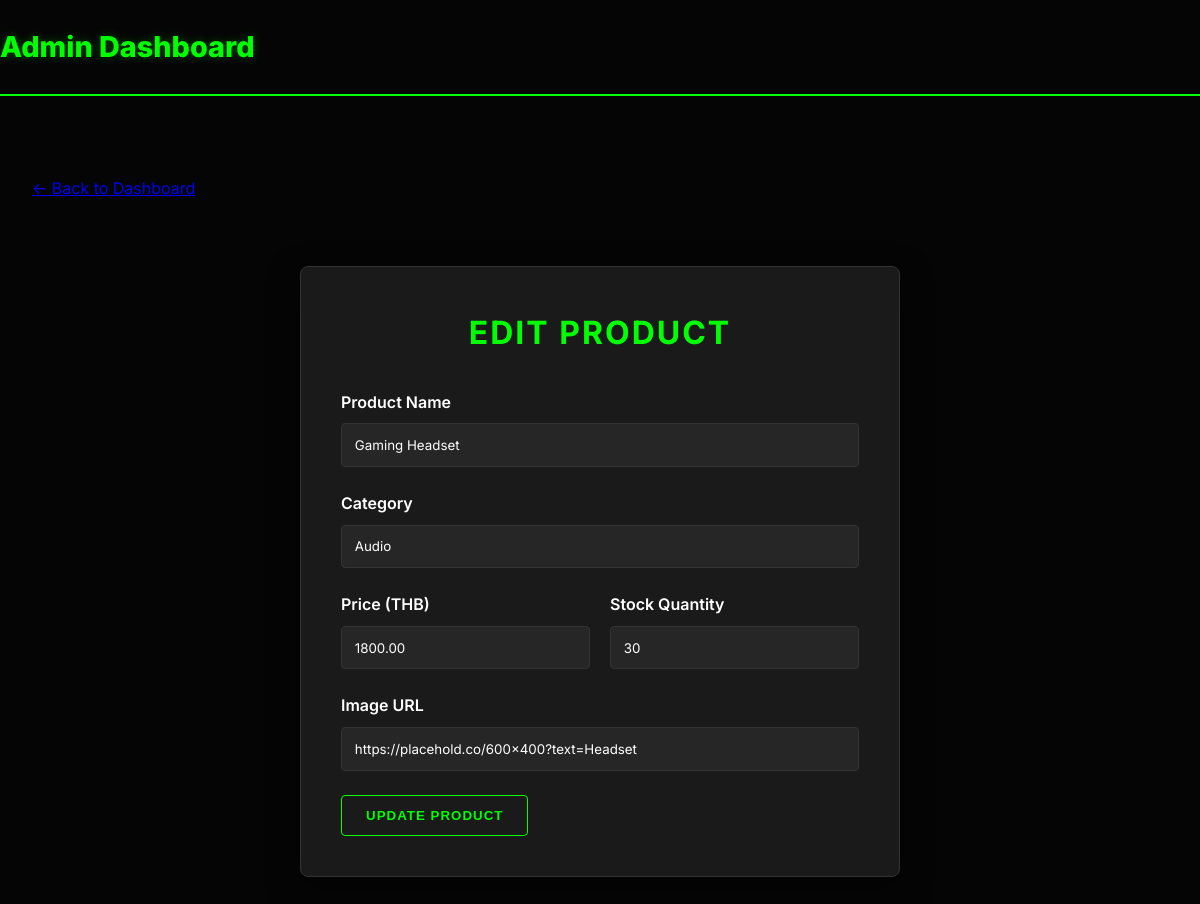
/edit_product.php?id=4 (signed in), run on the app's committed database.
### tables this page shows
CREATE TABLE IF NOT EXISTS products (
    id INT AUTO_INCREMENT PRIMARY KEY,
    name VARCHAR(255) NOT NULL,
    category VARCHAR(100) NOT NULL,
    price DECIMAL(10, 2) NOT NULL,
    stock INT NOT NULL DEFAULT 0,
    image_url VARCHAR(255),
    created_at TIMESTAMP DEFAULT CURRENT_TIMESTAMP
);

### edit_product.php (the view, shortened to what this page needs)
<?php
require_once 'db.php';
$id = $_GET['id'];
try {
    $stmt = $pdo->prepare("SELECT * FROM products WHERE id = ?");
    $stmt->execute([$id]);
    $product = $stmt->fetch();
} catch (PDOException $e) {
    die("Error fetching product: " . $e->getMessage());
}
?>
<!DOCTYPE html>
<html lang="en">
<head>
    <link rel="stylesheet" href="style.css">
    <link rel="stylesheet" href="style.css">
</head>
<body>
    <header>
        <div class="logo">
            <h1>Admin Dashboard</h1>
        </div>
    </header>
    <div class="container">
        <div class="header-actions">
            <a href="admin_dashboard.php" class="back-link">&larr; Back to Dashboard</a>
        </div>
        <div class="auth-container" style="max-width: 600px;">
            <h2 class="auth-title">Edit Product</h2>
            <form method="POST" action="">
                <div class="form-group">
                    <label for="name">Product Name</label>
                    <input type="text" id="name" name="name" value="<?php echo htmlspecialchars($product['name']); ?>"
                        required>
                </div>
                <div class="form-group">
                    <label for="category">Category</label>
                    <input type="text" id="category" name="category"
                        value="<?php echo htmlspecialchars($product['category']); ?>" required>
                </div>
                <div class="form-group flex-between" style="gap: 20px;">
                    <div class="w-full">
                        <label for="price">Price (THB)</label>
                        <input type="number" id="price" name="price" step="0.01" min="0"
                            value="<?php echo $product['price']; ?>" required>
                    </div>
                    <div class="w-full">
                        <label for="stock">Stock Quantity</label>
                        <input type="number" id="stock" name="stock" min="0" value="<?php echo $product['stock']; ?>"
                            required>
                    </div>
                </div>
                <div class="form-group">
                    <label for="image_url">Image URL</label>
                    <input type="url" id="image_url" name="image_url"
                        value="<?php echo htmlspecialchars($product['image_url']); ?>"
                        placeholder="https://example.com/image.jpg">
                </div>
                <button type="submit" class="btn">Update Product</button>
            </form>
        </div>
    </div>
</body>
</html>

### style.css (style rules this page uses)
:root { --bg-primary: #050505; --bg-secondary: #121212; --text-primary: #ffffff; --text-secondary: #a3a3a3; --accent-primary: #00ff00; --accent-secondary: #cc0000; --accent-hover: #33ff33; --danger: #ff0000; --success: #00ff00; --card-bg: #1a1a1a; --border-color: #333333; --input-bg: #262626; }
* { box-sizing: border-box; margin: 0; padding: 0; }
body { font-family: 'Inter', system-ui, -apple-system, sans-serif; background-color: var(--bg-primary); color: var(--text-primary); line-height: 1.6; min-height: 100vh; }
.container { max-width: 1200px; margin: 0 auto; padding: 2rem; }
header { display: flex; justify-content: space-between; align-items: center; padding: 1.5rem 0; border-bottom: 2px solid var(--accent-primary); margin-bottom: 3rem; background: var(--bg-primary); }
.logo h1 { font-size: 1.8rem; font-weight: 800; color: var(--accent-primary); text-shadow: 0 0 10px rgba(0, 255, 0, 0.3); margin: 0; }
.btn { display: inline-flex; align-items: center; justify-content: center; gap: 0.5rem; padding: 0.75rem 1.5rem; border-radius: 4px; font-weight: 700; text-decoration: none; transition: all 0.3s ease; border: 1px solid var(--accent-primary); cursor: pointer; background: transparent; color: var(--accent-primary); text-transform: uppercase; letter-spacing: 1px; }
.form-group { margin-bottom: 1.5rem; }
label { display: block; margin-bottom: 0.5rem; color: var(--text-primary); font-weight: 600; }
input, select, textarea { width: 100%; padding: 0.8rem; background: var(--input-bg); border: 1px solid var(--border-color); border-radius: 4px; color: var(--text-primary); font-family: inherit; transition: border-color 0.2s ease; }
.auth-container { max-width: 420px; margin: 4rem auto; padding: 2.5rem; background: var(--card-bg); border-radius: 8px; border: 1px solid var(--border-color); box-shadow: 0 10px 30px rgba(0, 0, 0, 0.5); }
.auth-title { text-align: center; margin-bottom: 2rem; color: var(--accent-primary); font-size: 2rem; text-transform: uppercase; letter-spacing: 2px; }
.flex-between { display: flex; justify-content: space-between; align-items: center; }
.w-full { width: 100%; }

### data on the page
products: name "Gaming Headset", category "Audio", price "1800.00", stock "30", image_url "https://placehold.co/600x400?text=Headset"
